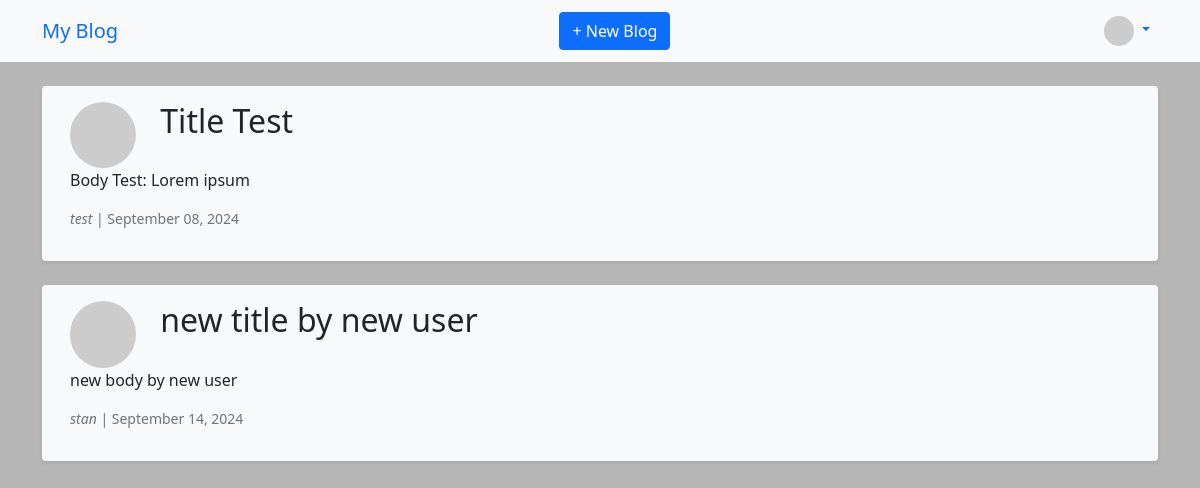
Page /posts (signed in) on the earlier database version.
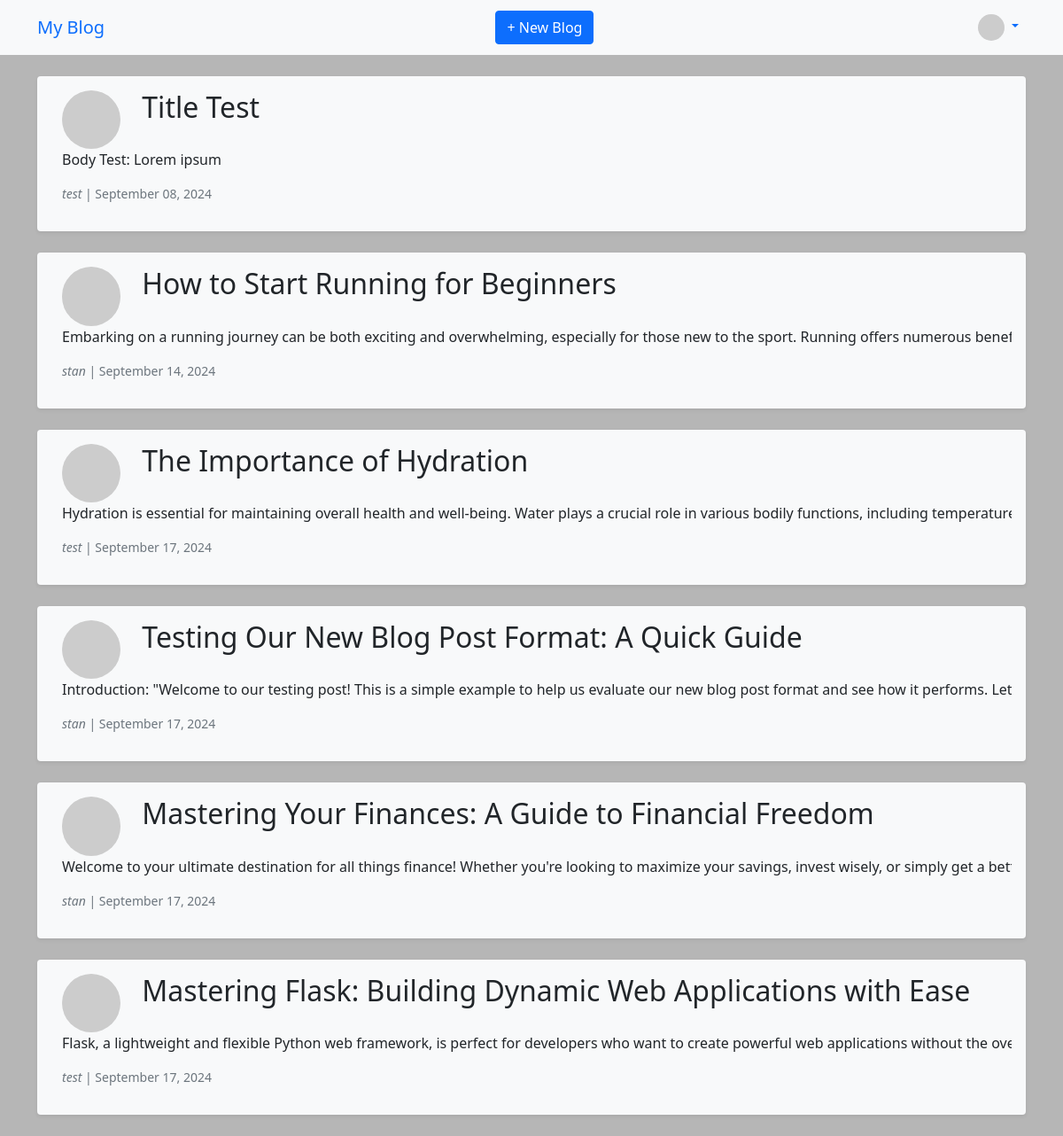
Same page on the later database version.
### app/models.py (models this page shows, shortened)
class Post(db.Model):
    __tablename__ = 'posts'
    id: so.Mapped[int] = so.mapped_column(primary_key=True)
    title: so.Mapped[str] = so.mapped_column(sa.String(255), nullable=False)
    slug: so.Mapped[str] = so.mapped_column(sa.String(255), unique=True, nullable=False)
    body: so.Mapped[str] = so.mapped_column(sa.Text, nullable=False)
    create_at: so.Mapped[datetime] = so.mapped_column(sa.DateTime, default=lambda: datetime.now(timezone.utc))
    update_at: so.Mapped[datetime] = so.mapped_column(sa.DateTime, default=lambda: datetime.now(timezone.utc), onupdate=lambda: datetime.now(timezone.utc))
    published_at: so.Mapped[Optional[datetime]] = so.mapped_column(sa.DateTime)
    is_published: so.Mapped[bool] = so.mapped_column(sa.Boolean, default=False)
    author_id: so.Mapped[int] = so.mapped_column(sa.Integer, sa.ForeignKey('users.id'), nullable=False)
    author: so.Mapped['User'] = so.relationship('User', back_populates='posts')
    category_id: so.Mapped[Optional[int]] = so.mapped_column(sa.Integer, sa.ForeignKey('categories.id'))
    tags: so.Mapped[List['Tag']] = so.relationship('Tag', secondary=post_tags, back_populates='posts')
    notifications: so.Mapped[List['Notification']] = so.relationship('Notification', back_populates='post')

class User(UserMixin, db.Model):
    __tablename__ = 'users'
    id: so.Mapped[int] = so.mapped_column(primary_key=True)
    username: so.Mapped[str] = so.mapped_column(sa.String(64), index=True, unique=True)
    email: so.Mapped[str] = so.mapped_column(sa.String(150), index=True, unique=True)
    password_hash: so.Mapped[str] = so.mapped_column(sa.String(256))
    bio: so.Mapped[Optional[str]] = so.mapped_column(sa.Text)
    roles: so.Mapped[List['Role']] = so.relationship('Role',
                                                     secondary=user_roles,
                                                     back_populates='users')
    posts: so.Mapped[List['Post']] = so.relationship('Post', back_populates='author')
    followed = so.relationship(
        'User',
        secondary='followers',
        primaryjoin=id==followers.c.follower_id,
        secondaryjoin=id==followers.c.followed_id,
        backref='followers',
        lazy='dynamic'
    )
    notifications: so.Mapped[List['Notification']] = so.relationship('Notification', back_populates='user')
    def avatar(self, size):
        digest = md5(self.email.lower().encode('utf-8')).hexdigest()
        return f"https://www.gravatar.com/avatar/{digest}?d=identicon&s={size}"
    def has_role(self, role_name):
        return any(role.name == role_name for role in self.roles)

### app/routes.py (the view)
@app.route('/posts')
@login_required
def read_all_posts():
    posts = Post.query.all()
    return render_template('posts.html', posts=posts)

### app/models.py (called while the page is built)
@login.user_loader
def load_user(id):
    return db.session.get(User, int(id))

### app/templates/posts.html
{% extends "base.html" %}
{% block content %}
<div class="container mt-4">
    {% for post in posts %}
    <div class="row align-items-start mb-4 p-3 shadow-sm rounded bg-light">
        <div class="col-1 d-flex align-items-center justify-content-center">
            <img src="{{post.author.avatar(64)}}" alt="Author avatar" class="img-fluid rounded-circle">
        </div>
        <div class="col-11">
            <h2 class="mb-2"><a href="{{ url_for('read_post', slug=post.slug) }}"
                    class="text-decoration-none text-dark">{{
                    post.title }}</a></h2>
        </div>
        <div class="text-truncate">
            <p>{{ post.body[:150] }}{% if post.body|length > 150 %}...{% endif %}
            </p>
            <p class="text-muted small"><i>{{ post.author.username }}</i> | <span>{{ post.create_at.strftime('%B %d,
                    %Y') }}</span></p>
        </div>
    </div>
    {% endfor %}
</div>
{% endblock %}

Differences in the rows shown:
changed Post: title "new title by new user" → "How to Start Running for Beginners"; body "new body by new user" → "Embarking on a running journey can be both exciting and overwhelming, especially for those new to the sport. Running offers numerous b…"
added Post: title "The Importance of Hydration", body "Hydration is essential for maintaining overall health and well-being. Water plays a crucial role in various bodily functions, including tempera…", author.username "test", create_at "September 17, 2024"
added Post: title "Testing Our New Blog Post Format: A Quick Guide", body "Introduction: \"Welcome to our testing post! This is a simple example to help us evaluate our new blog post format and see how it performs.…", author.username "stan", create_at "September 17, 2024"
added Post: title "Mastering Your Finances: A Guide to Financial Freedom", body "Welcome to your ultimate destination for all things finance! Whether you're looking to maximize your savings, invest wisely, or simply get a…", author.username "stan", create_at "September 17, 2024"
added Post: title "Mastering Flask: Building Dynamic Web Applications with Ease", body "Flask, a lightweight and flexible Python web framework, is perfect for developers who want to create powerful web applications without the…", author.username "test", create_at "September 17, 2024"
